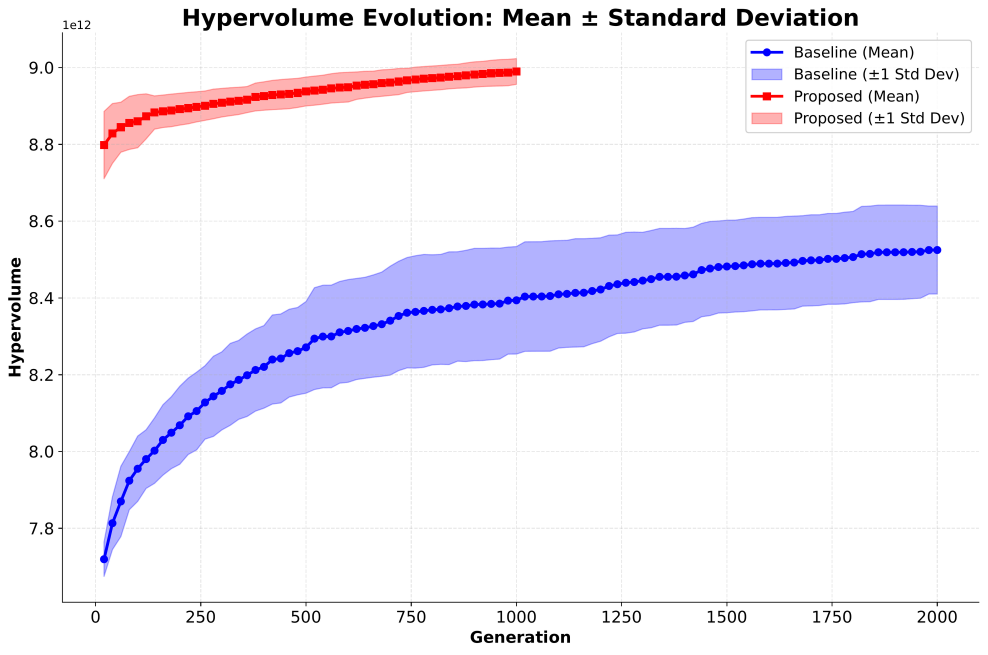
#> input picture img/hv_16.png, 2962 x 1964 px (shown at 1/3 size); its folder holds only this picture in this run
$ python enlarge_legend.py
#> lines starting #> are read from the running program, lines starting #| are printed output that depends on the picture
#!/usr/bin/env python3
"""
Script para aumentar o tamanho das legendas nas imagens de hypervolume
Usa upscaling inteligente apenas da região da legenda
"""
from PIL import Image, ImageDraw, ImageFont
import sys
import os

def enlarge_legend_region(image_path, output_path, scale_factor=1.5):
    """
    Aumenta a região da legenda (canto superior direito) usando upscaling
    """
#> called with image_path = 'hv_16.png', output_path = 'hv_16_legend_enlarged.png', scale_factor = 1.4
    # Abrir imagem
    img = Image.open(image_path)
#> img is the input picture: PIL image 2962x1964 RGB; mean R, G, B 239.2, 236.5, 247.7
    width, height = img.size
#> width = 2962; height = 1964

    # A legenda geralmente está no canto superior direito
    # Vamos definir a região aproximada (ajuste conforme necessário)
    # Assumindo legenda no topo direito: últimos 30% da largura, primeiros 25% da altura
    legend_x = int(width * 0.65)  # Começa em 65% da largura
#> legend_x = 1925
    legend_y = 0
    legend_width = int(width * 0.35)  # 35% da largura
#> legend_width = 1036
    legend_height = int(height * 0.25)  # 25% da altura
#> legend_height = 491

    # Criar backup
    backup_path = image_path.replace('.png', '_backup.png')
    img.save(backup_path)
    print(f"✓ Backup criado: {backup_path}")

    # Extrair região da legenda
    legend_region = img.crop((legend_x, legend_y, legend_x + legend_width, legend_y + legend_height))
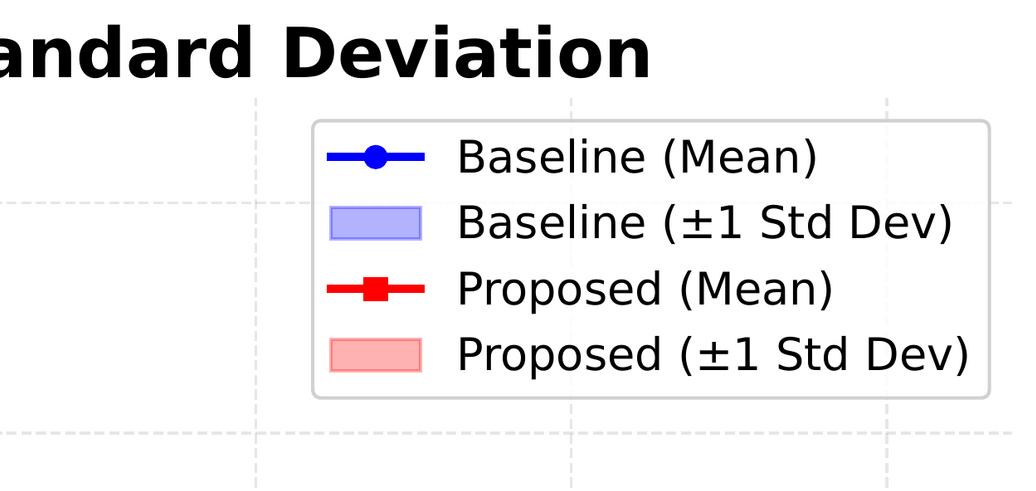
#> legend_region: PIL image 1036x491 RGB; mean R, G, B 237.6, 236.5, 237.6

    # Fazer upscaling da região da legenda
    new_legend_width = int(legend_width * scale_factor)
#> new_legend_width = 1450
    new_legend_height = int(legend_height * scale_factor)
#> new_legend_height = 687
    legend_upscaled = legend_region.resize((new_legend_width, new_legend_height), Image.LANCZOS)
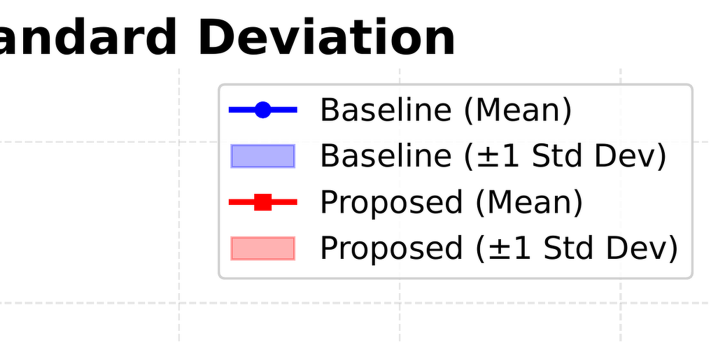
#> legend_upscaled: PIL image 1450x687 RGB (shown at 1/2 size); mean R, G, B 237.6, 236.5, 237.6

    # Criar nova imagem com fundo branco
    new_img = img.copy()

    # Colar a legenda aumentada de volta (centralizada na região original)
    paste_x = legend_x - int((new_legend_width - legend_width) / 2)
#> paste_x = 1718
    paste_y = legend_y - int((new_legend_height - legend_height) / 2)
#> paste_y = -98

    # Garantir que não saia dos limites
    paste_x = max(0, min(paste_x, width - new_legend_width))
#> paste_x = 1512
    paste_y = max(0, min(paste_y, height - new_legend_height))
#> paste_y = 0

    # Criar máscara para transparência suave nas bordas
    mask = Image.new('L', (new_legend_width, new_legend_height), 255)
#> mask: PIL image 1450x687 L; every value is 255
    draw_mask = ImageDraw.Draw(mask)

    # Aplicar fade nas bordas (opcional, para suavizar)
    # Por enquanto, vamos colar diretamente

    new_img.paste(legend_upscaled, (paste_x, paste_y), legend_upscaled if legend_upscaled.mode == 'RGBA' else None)
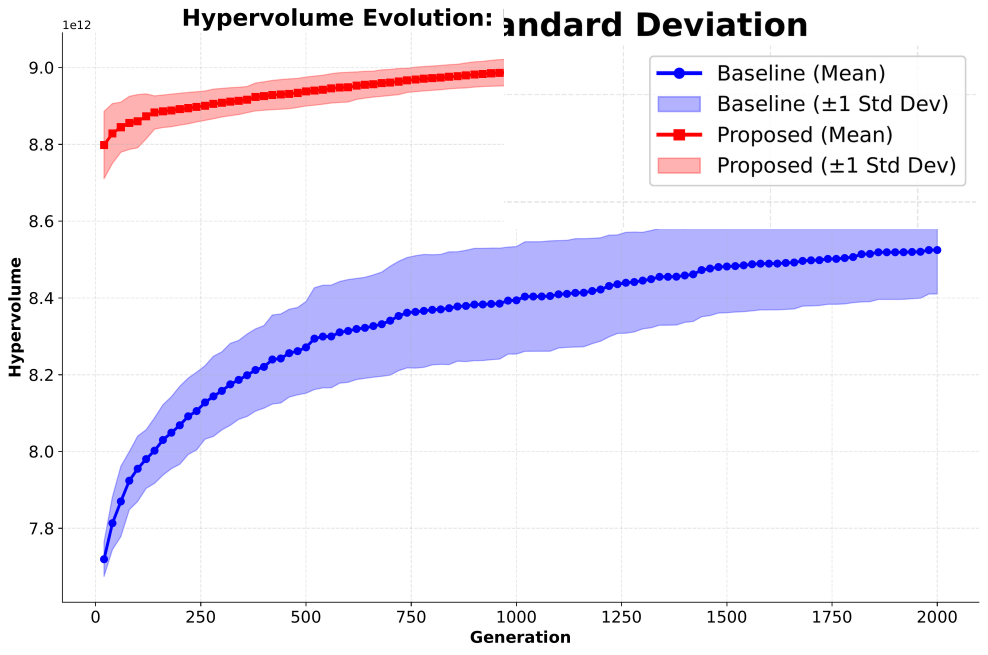
#> new_img: PIL image 2962x1964 RGB (shown at 1/3 size); mean R, G, B 238.6, 235.9, 246.7

    # Salvar
    new_img.save(output_path, 'PNG', dpi=(300, 300))
    print(f"✓ Imagem processada: {output_path}")
    print(f"  Região da legenda aumentada em {int((scale_factor - 1) * 100)}%")

    return True

if __name__ == '__main__':
    scales = [16, 36, 64]

    for scale in scales:
        input_file = f'hv_{scale}.png'
        output_file = f'hv_{scale}_legend_enlarged.png'

        if os.path.exists(input_file):
            print(f"\nProcessando {input_file}...")
            try:
                enlarge_legend_region(input_file, output_file, scale_factor=1.4)
            except Exception as e:
                print(f"✗ Erro ao processar {input_file}: {e}")
        else:
            print(f"⚠ Arquivo não encontrado: {input_file}")

    print("\n=== Concluído ===")
    print("Arquivos gerados com sufixo '_legend_enlarged.png'")
    print("Revise as imagens e substitua as originais se estiverem boas.")
